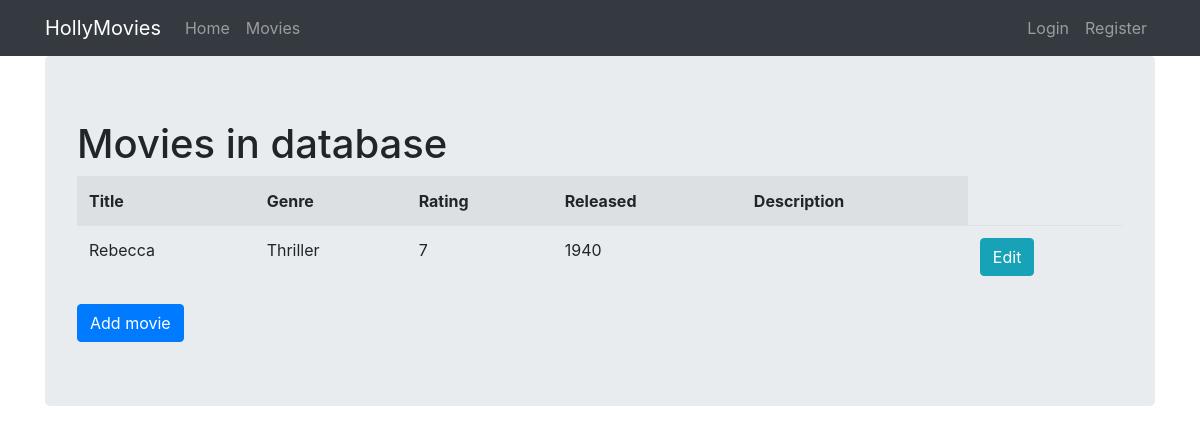
Before: /movies with the older database file.
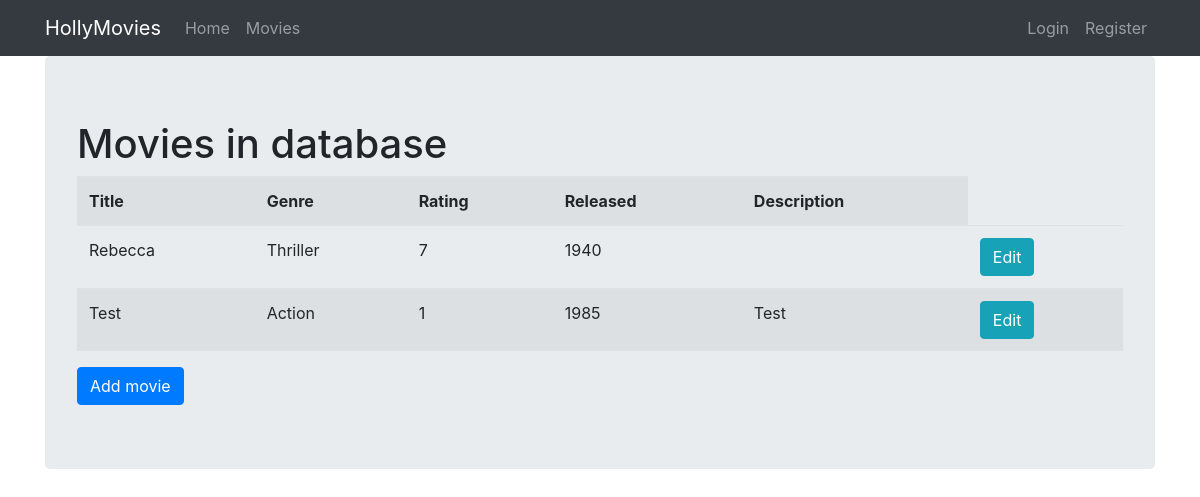
After: the same page with the newer database file.
### viewer/models.py (models this page shows, shortened)
class Movie(Model):
  title = CharField(max_length=128)
  genre = ForeignKey(Genre, on_delete=DO_NOTHING)  # Nebo CASCADE dle potřeby
  rating = IntegerField()
  released = DateField()
  description = TextField(blank=True, null=True)  # Popis je volitelný
  created = DateTimeField(auto_now_add=True)

class Genre(Model):
  name = CharField(max_length=128)

### viewer/views.py (the view)
# urls.py: path('movies', MoviesView.as_view(), name='movies'),
class MoviesView(ListView):
    template_name = 'movies.html'
    model = Movie

### viewer/templates/movies.html (shortened to what this page needs)
{% extends 'base.html' %}
{% block content %}
    <div class="div-h1">
        <h1>Movies in database</h1>
    </div>
    <table class="table table-striped table-hover">
        <tr>
            <th>Title</th>
            <th>Genre</th>
            <th>Rating</th>
            <th>Released</th>
            <th>Description</th>
        </tr>
        {% for movie in object_list %}
        <tr>
            <td>{{ movie.title }}</td>
            <td>{{ movie.genre.name }}</td>
            <td>{{ movie.rating }}</td>
            <td>{{ movie.released.year }}</td>
            <td>{{ movie.description }}</td>
            <td><a href="{% url 'movie_update' movie.id %}" class="btn btn-info">Edit</a></td>
        </tr>
        {% endfor %}
    </table>
    <a href="{% url 'movie_add' %}" class="btn btn-primary">Add movie</a>
{% endblock %}

### viewer/templates/base.html (shortened to what this page needs)
<!DOCTYPE html>
{% load static %}
{% load active_link_tags %}
<html {% if LANGUAGE_CODE %}lang="{{ LANGUAGE_CODE }}" {% endif %}>
<head>
    <link rel="stylesheet" href="https://stackpath.bootstrapcdn.com/bootstrap/4.2.1/css/bootstrap.min.css"
>
</head>
<body>
<nav class="navbar navbar-expand-lg navbar-dark bg-dark">
    <div class="container fixed">
        <a class="navbar-brand" href="{% url 'index' %}">HollyMovies</a>
        <div class="collapse navbar-collapse" id="navbarNavAltMarkup">
            <ul class="navbar-nav mr-auto">
                <li class="nav-item">
                    <a class="nav-link {% active_link 'index' strict=True %}" href="{% url 'index' %}">
                        Home
                    </a>
                </li>
                <li class="nav-item">
                    <a class="nav-link {% active_link 'movies' strict=True %}" href="{% url 'movies' %}">
                        Movies
                    </a>
                </li>
            </ul>
            <ul class="navbar-nav">
                {% if user.is_authenticated %}
                    <li class="nav-item dropdown">
                        <a class="nav-link dropdown-toggle" href="#" id="navbarDropdownMenuLink" role="button"
                           data-toggle="dropdown" aria-haspopup="true" aria-expanded="false">
                            {{ user.username }}
                        </a>
                        <div class="dropdown-menu" aria-labelledby="navbarDropdownMenuLink">
                            <a class="dropdown-item" href="{% url 'profile' %}">Profil</a>
                            <form action="{% url 'logout' %}" method="post" style="display: inline;">
                                {% csrf_token %}
                                <button class="dropdown-item" type="submit">Odhlášení</button>
                            </form>
                        </div>
                    </li>
                {% else %}
                    <li class="nav-item">
                        <a class="nav-link {% active_link 'login' strict=True %}" href="{% url 'login' %}">
                            Login
                        </a>
                    </li>
                    <li class="nav-item">
                        <a class="nav-link {% active_link '' strict=True %}" href="{% url 'register' %}">
                            Register
                        </a>
                    </li>
                {% endif %}
            </ul>
        </div>
    </div>
</nav>
<div class="container">
    <div class="jumbotron">
        {% block content %}{% endblock %}
    </div>
</div>
</body>
</html>

Changed rows visible on the page:
added Movie: title "Test", genre.name "Action", rating "1", released.year "1985", description "Test"
